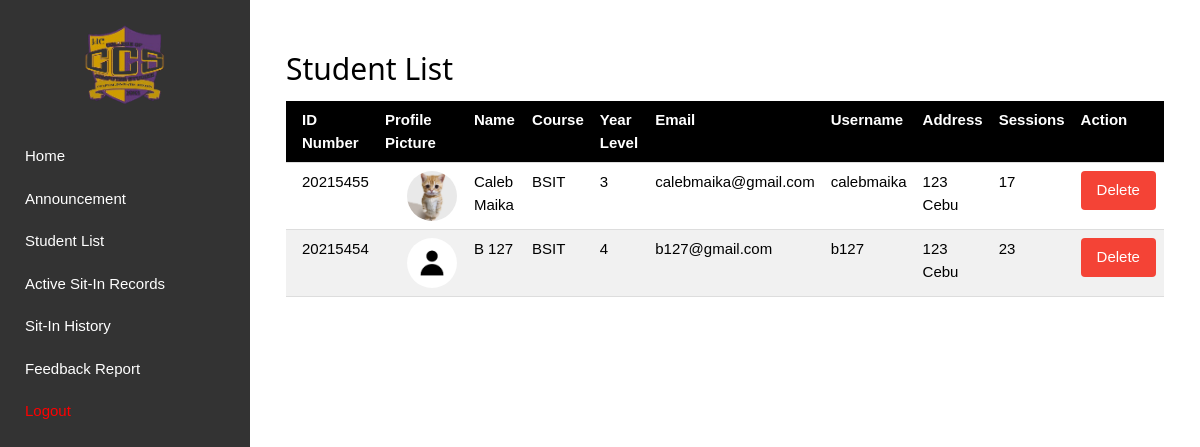
Page /admin/studentlist (signed in) on the committed database.
### tables this page shows
CREATE TABLE registration(
IDNO int primary key,
Lastname text,
Firstname text,
Midname text,
Course varchar(8),
Year_level varchar(1),
email text,
username text unique,
password text, address text, sessions INTEGER DEFAULT 30, profile_pic TEXT);

### main.py (the view)
@app.route('/admin/studentlist')
def admin_studentlist():
    if 'admin_username' not in session:
        flash("You must log in as an admin to access this page.", "error")
        return redirect(url_for('admin_login'))
    conn = get_db()
    cursor = conn.cursor()
    cursor.execute("SELECT * FROM registration")
    students = cursor.fetchall()
    close_db(conn)
    return render_template('admin_studentlist.html', students=students)

### main.py (called while the page is built)
def get_db():
    conn = sqlite3.connect(DATABASE)
    conn.row_factory = sqlite3.Row
    return conn

@app.after_request
def after_request(response):
    response.headers['Cache-Control'] = 'no-cache, no-store, must-revalidate'
    return response

### templates/admin_studentlist.html
{% extends 'admin_base.html' %}
{% block content %}
<div class="w3-container w3-margin-top">
    <h2>Student List</h2>
    <table class="w3-table w3-bordered w3-striped">
        <thead>
            <tr class="w3-black">
                <th>ID Number</th>
                <th>Profile Picture</th>
                <th>Name</th>
                <th>Course</th>
                <th>Year Level</th>
                <th>Email</th>
                <th>Username</th>
                <th>Address</th>
                <th>Sessions</th>
                <th>Action</th>
            </tr>
        </thead>
        <tbody>
            {% for student in students %}
            <tr>
                <td>{{ student.IDNO }}</td>
                <td style="padding-left: 30px;">
                    <img src="{{ url_for('static', filename='uploads/' + (student.profile_pic if student.profile_pic else 'default.png')) }}"
                         alt="Profile Picture"
                         style="width: 50px; height: 50px; object-fit: cover; border-radius: 50%;">
                </td>
                <td>{{ student.Firstname }} {{ student.Midname }} {{ student.Lastname }}</td>
                <td>{{ student.Course }}</td>
                <td>{{ student.Year_level }}</td>
                <td>{{ student.email }}</td>
                <td>{{ student.username }}</td>
                <td>{{ student.address }}</td>
                <td>{{ student.sessions }}</td>
                <td>
                    <form action="{{ url_for('admin_deletestudent', idno=student.IDNO) }}" method="POST" style="display: inline;">
                        <button type="submit" class="w3-button w3-red w3-round" onclick="return confirm('Are you sure you want to delete this student?');">Delete</button>
                    </form>
                </td>
            </tr>
            {% endfor %}
        </tbody>
    </table>
</div>
{% endblock %}

### static/css/style.css (style rules this page uses)
html { box-sizing: border-box; }
*, *:before, *:after { box-sizing: inherit; }
html { -ms-text-size-adjust: 100%; -webkit-text-size-adjust: 100%; }
body { margin: 0; }
img { border-style: none; }
button, input, select, textarea, optgroup { font: inherit; margin: 0; }
button, input { overflow: visible; }
button, select { text-transform: none; }
button, [type="button"], [type="reset"], [type="submit"] { -webkit-appearance: button; }
html, body { font-family: Verdana, sans-serif; font-size: 15px; line-height: 1.5; }
html { overflow-x: hidden; }
h2 { font-size: 30px; }
h1, h2, h3, h4, h5, h6 { font-family: "Segoe UI", Arial, sans-serif; font-weight: 400; margin: 10px 0; }
img { vertical-align: middle; }
.w3-table, .w3-table-all { border-collapse: collapse; border-spacing: 0; width: 100%; display: table; }
.w3-bordered tr, .w3-table-all tr { border-bottom: 1px solid #ddd; }
.w3-striped tbody tr:nth-child(even) { background-color: #f1f1f1; }
.w3-table td, .w3-table th, .w3-table-all td, .w3-table-all th { padding: 8px 8px; display: table-cell; text-align: left; vertical-align: top; }
.w3-table th:first-child, .w3-table td:first-child, .w3-table-all th:first-child, .w3-table-all td:first-child { padding-left: 16px; }
.w3-btn, .w3-button { border: none; display: inline-block; padding: 8px 16px; vertical-align: middle; overflow: hidden; text-decoration: none; color: inherit; background-color: inherit; text-align: center; cursor: pointer; white-space: nowrap; }
.w3-btn, .w3-button { -webkit-touch-callout: none; -webkit-user-select: none; -khtml-user-select: none; -moz-user-select: none; -ms-user-select: none; user-select: none; }
.w3-container:after, .w3-container:before, .w3-panel:after, .w3-panel:before, .w3-row:after, .w3-row:before, .w3-row-padding:after, .w3-row-padding:before, .w3-cell-row:before, .w3-cell-row:after, .w3-clear:after, .w3-clear:before, .w3-bar:before, .w3-bar:after { content: ""; display: table; clear: both; }
.w3-round, .w3-round-medium { border-radius: 4px; }
.w3-container, .w3-panel { padding: 0.01em 16px; }
.w3-margin-top { margin-top: 16px !important; }
.w3-red, .w3-hover-red:hover { color: #fff !important; background-color: #f44336 !important; }
.w3-black, .w3-hover-black:hover { color: #fff !important; background-color: #000 !important; }

### templates/admin_base.html (style rules this page uses)
body { display: flex; margin: 0; font-family: Arial, sans-serif; }

### rows in the picture
registration: IDNO "20215455", profile_pic (picture), Firstname "Caleb", Lastname "Maika", Course "BSIT", Year_level "3", email "calebmaika@gmail.com", username "calebmaika", address "123 Cebu", sessions "17"
registration: IDNO "20215454", shows a picture, Firstname "B", Lastname "127", Course "BSIT", Year_level "4", email "b127@gmail.com", username "b127", address "123 Cebu", sessions "23"
